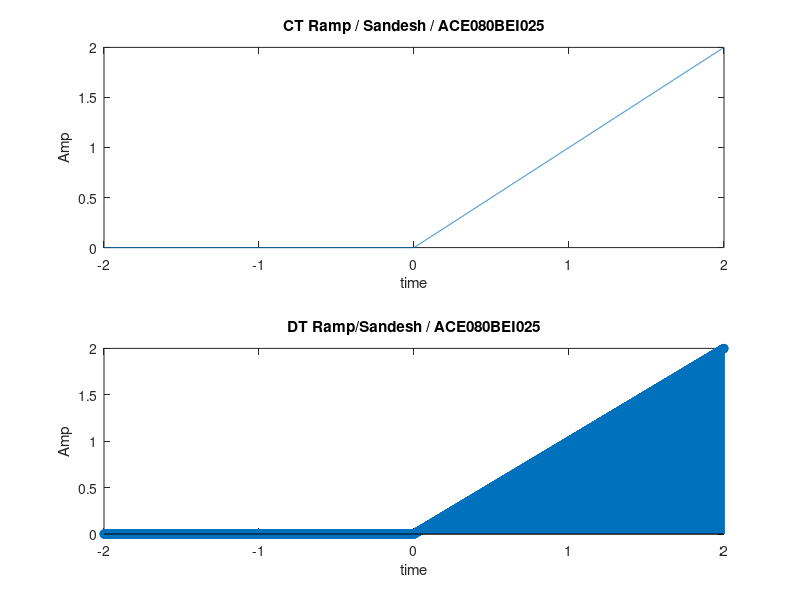

The MATLAB source for this figure:
clc
close all;
i=1;
for t=-2:0.001:2
    if(t>=0)
        x(i)=t;
    else
        x(i)=0;
    end;
    i=i+1;
end;
t=-2:0.001:2;
subplot(2,1,1);
plot(t,x)
xlabel('time')
ylabel('Amp');
title('CT Ramp / Sandesh / ACE080BEI025')
clear all;
i=1;
for t=-2:0.001:2
    if(t>=0)
        x(i)=t;
    else
        x(i)=0;
    end;
    i=i+1;
end;
t=-2:0.001:2;
subplot(2,1,2);
stem(t,x);
xlabel('time')
ylabel('Amp');
title('DT Ramp/Sandesh / ACE080BEI025');